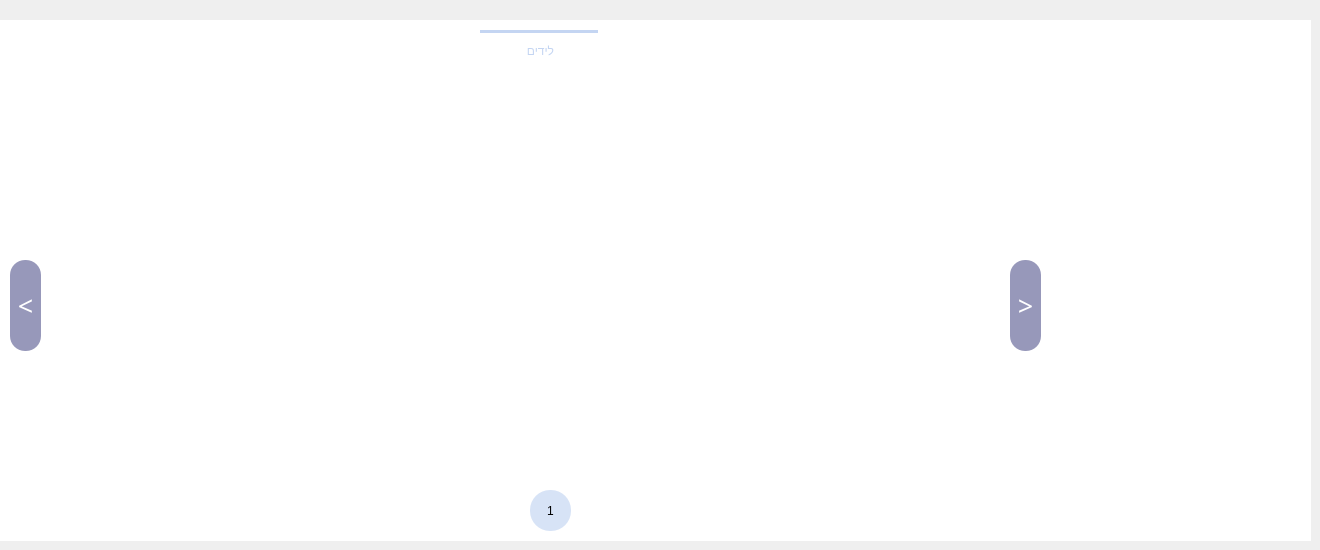
     <widget class="QWidget" name="leads_page">
      <widget class="QFrame" name="leads_frame">
       <property name="geometry">
        <rect>
         <x>0</x>
         <y>20</y>
         <width>1311</width>
         <height>521</height>
        </rect>
       </property>
       <property name="styleSheet">
        <string notr="true">background-color: rgb(255, 255, 255);</string>
       </property>
       <property name="frameShape">
        <enum>QFrame::NoFrame</enum>
       </property>
       <property name="frameShadow">
        <enum>QFrame::Raised</enum>
       </property>
       <property name="lineWidth">
        <number>4</number>
       </property>
       <widget class="Line" name="leads_head_label_line">
        <property name="geometry">
         <rect>
          <x>480</x>
          <y>10</y>
          <width>118</width>
          <height>3</height>
         </rect>
        </property>
        <property name="styleSheet">
         <string notr="true">border: 2px solid #C4D5F2;
</string>
        </property>
        <property name="orientation">
         <enum>Qt::Horizontal</enum>
        </property>
       </widget>
       <widget class="QLabel" name="leads_head_label">
        <property name="geometry">
         <rect>
          <x>500</x>
          <y>20</y>
          <width>81</width>
          <height>21</height>
         </rect>
        </property>
        <property name="styleSheet">
         <string notr="true">QLabel {
	color: rgb(196,213,242);
	font: 63 14pt &quot;Segoe UI Semibold&quot;;
	border-radius:15px;
}</string>
        </property>
        <property name="frameShape">
         <enum>QFrame::NoFrame</enum>
        </property>
        <property name="lineWidth">
         <number>0</number>
        </property>
        <property name="text">
         <string>לידים</string>
        </property>
        <property name="textFormat">
         <enum>Qt::AutoText</enum>
        </property>
        <property name="scaledContents">
         <bool>false</bool>
        </property>
        <property name="alignment">
         <set>Qt::AlignCenter</set>
        </property>
        <property name="wordWrap">
         <bool>false</bool>
        </property>
       </widget>
       <widget class="QStackedWidget" name="leads_page_stacked">
        <property name="geometry">
         <rect>
          <x>40</x>
          <y>50</y>
          <width>971</width>
          <height>411</height>
         </rect>
        </property>
       </widget>
       <widget class="QPushButton" name="previous_leads_btn">
        <property name="geometry">
         <rect>
          <x>10</x>
          <y>240</y>
          <width>31</width>
          <height>91</height>
         </rect>
        </property>
        <property name="font">
         <font>
          <family>Segoe UI Semilight</family>
          <pointsize>20</pointsize>
          <weight>7</weight>
          <italic>false</italic>
          <bold>false</bold>
         </font>
        </property>
        <property name="cursor">
         <cursorShape>PointingHandCursor</cursorShape>
        </property>
        <property name="mouseTracking">
         <bool>true</bool>
        </property>
        <property name="focusPolicy">
         <enum>Qt::ClickFocus</enum>
        </property>
        <property name="styleSheet">
         <string notr="true">QPushButton {
	background-color: rgb(151, 152, 186);
	color: rgb(255, 255, 255);
	font: 63 20pt &quot;Segoe UI Semilight&quot;;
	border: none;	
	border-radius: 15px;
	}

QPushButton:hover {
	font: 63 23pt &quot;Segoe UI Semibold&quot;;
}

QPushButton:pressed {
	background-color: rgb(196,197,242);
}</string>
        </property>
        <property name="text">
         <string>&lt;</string>
        </property>
       </widget>
       <widget class="QPushButton" name="next_leads_btn">
        <property name="geometry">
         <rect>
          <x>1010</x>
          <y>240</y>
          <width>31</width>
          <height>91</height>
         </rect>
        </property>
        <property name="font">
         <font>
          <family>Segoe UI Semilight</family>
          <pointsize>20</pointsize>
          <weight>7</weight>
          <italic>false</italic>
          <bold>false</bold>
         </font>
        </property>
        <property name="cursor">
         <cursorShape>PointingHandCursor</cursorShape>
        </property>
        <property name="mouseTracking">
         <bool>true</bool>
        </property>
        <property name="focusPolicy">
         <enum>Qt::ClickFocus</enum>
        </property>
        <property name="styleSheet">
         <string notr="true">QPushButton {
	background-color: rgb(151, 152, 186);
	color: rgb(255, 255, 255);
	font: 63 20pt &quot;Segoe UI Semilight&quot;;
	border: none;	
	border-radius: 15px;
	}

QPushButton:hover {
	font: 63 23pt &quot;Segoe UI Semibold&quot;;
}

QPushButton:pressed {
	background-color: rgb(196,197,242);
}</string>
        </property>
        <property name="text">
         <string>&gt;</string>
        </property>
       </widget>
       <widget class="QLabel" name="leads_page_number_label">
        <property name="geometry">
         <rect>
          <x>530</x>
          <y>470</y>
          <width>41</width>
          <height>41</height>
         </rect>
        </property>
        <property name="styleSheet">
         <string notr="true">QLabel {
	background-color: rgb(215,227,246);
	color: rgb(0, 0, 0);	
	font: 63 14pt &quot;Segoe UI Semibold&quot;;
	border-radius: 20px;
}</string>
        </property>
        <property name="text">
         <string>1</string>
        </property>
        <property name="alignment">
         <set>Qt::AlignCenter</set>
        </property>
       </widget>
      </widget>
     </widget>
